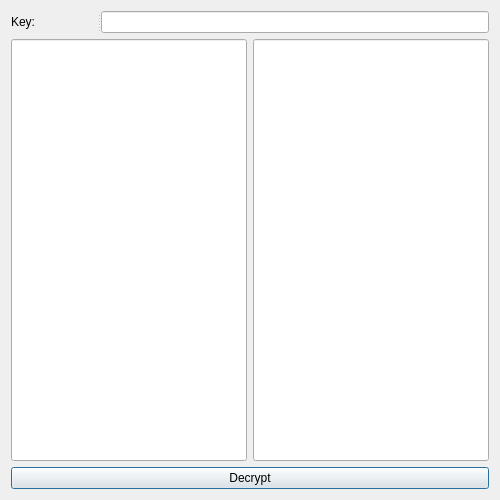
<?xml version="1.0" encoding="UTF-8"?>
<ui version="4.0">
 <class>SymDecryptWindow</class>
 <widget class="QDialog" name="SymDecryptWindow">
  <property name="geometry">
   <rect>
    <x>0</x>
    <y>0</y>
    <width>500</width>
    <height>500</height>
   </rect>
  </property>
  <property name="windowTitle">
   <string>Dialog</string>
  </property>
  <layout class="QFormLayout" name="formLayout">
   <item row="2" column="0" colspan="2">
    <widget class="QPushButton" name="pushButton_2">
     <property name="text">
      <string>Decrypt</string>
     </property>
    </widget>
   </item>
   <item row="1" column="0" colspan="2">
    <layout class="QGridLayout" name="gridLayout">
     <item row="0" column="0">
      <widget class="QLineEdit" name="lineEdit_2">
       <property name="sizePolicy">
        <sizepolicy hsizetype="Expanding" vsizetype="Expanding">
         <horstretch>0</horstretch>
         <verstretch>0</verstretch>
        </sizepolicy>
       </property>
       <property name="inputMask">
        <string/>
       </property>
       <property name="text">
        <string/>
       </property>
       <property name="alignment">
        <set>Qt::AlignLeading|Qt::AlignLeft|Qt::AlignTop</set>
       </property>
      </widget>
     </item>
     <item row="0" column="1">
      <widget class="QLineEdit" name="lineEdit_3">
       <property name="sizePolicy">
        <sizepolicy hsizetype="Expanding" vsizetype="Expanding">
         <horstretch>0</horstretch>
         <verstretch>0</verstretch>
        </sizepolicy>
       </property>
       <property name="alignment">
        <set>Qt::AlignLeading|Qt::AlignLeft|Qt::AlignTop</set>
       </property>
       <property name="readOnly">
        <bool>true</bool>
       </property>
      </widget>
     </item>
    </layout>
   </item>
   <item row="0" column="0" colspan="2">
    <widget class="QSplitter" name="splitter">
     <property name="orientation">
      <enum>Qt::Horizontal</enum>
     </property>
     <widget class="QLabel" name="label">
      <property name="text">
       <string>Key:</string>
      </property>
     </widget>
     <widget class="QLineEdit" name="lineEdit"/>
    </widget>
   </item>
  </layout>
 </widget>
 <resources/>
 <connections/>
</ui>
